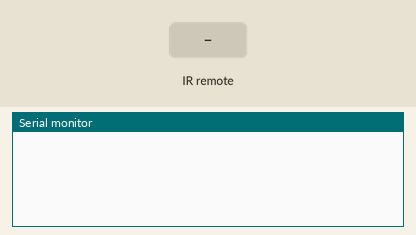
A sketch run on a simulated Arduino Uno, built with avr-gcc and run on an emulated ATmega328P. Shown: the last lines printed to the serial monitor. Inputs (shaded band) come from the test bench.

Above: at 1.2 s.
1.3 s: infrared code 0xF710EF received
At 2.1 s:
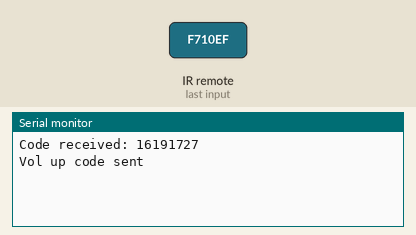
3.0 s: infrared code 0xF77A85 received
At 4.4 s:
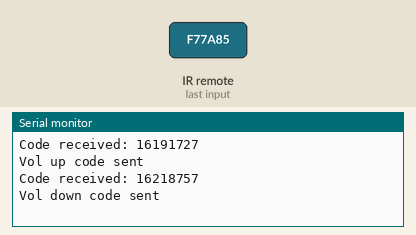
4.7 s: infrared code 0xF7BA45 received
At 5.7 s:
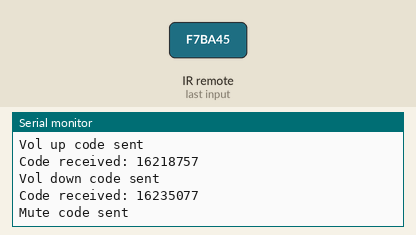
6.3 s: infrared code 0xF78877 received
At 6.9 s:
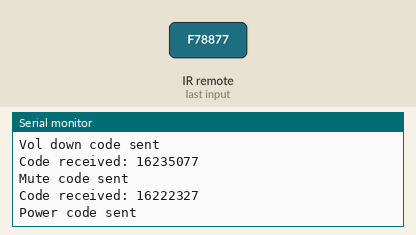
Timing chart, 0 to 8.9 s (numbered marks = the images above; inputs shaded):
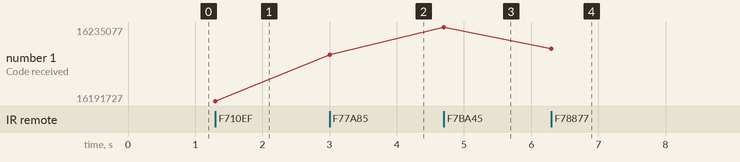

The sketch:

tvremote.ino
```cpp
/*
 TVRemote
 Version: 0.1.1
 */

#include <IRremote.h>

IRsend irsend;
int RECV_PIN = 11;
IRrecv irrecv(RECV_PIN);
decode_results results;

void setup()
{
  Serial.begin(9600);
  irrecv.enableIRIn(); // Start the receiver
}

long unsigned int irCode;

void loop() {
  if (irrecv.decode(&results)) {

      irCode = results.value;
      Serial.print("Code received: ");
      Serial.println(irCode);


    if (irCode == 16191727)
    {
      for (int i = 0; i < 4; i++) {
        irsend.sendNEC(0x20DF40BF, 32); // Vol up
      }
      Serial.println("Vol up code sent");
    }
    else if (irCode == 16218757)
    {
      for (int i = 0; i < 4; i++) {
        irsend.sendNEC(0x20DFC03F, 32); // Vol down
      }
      Serial.println("Vol down code sent");
    }

    else if (irCode == 16235077)
    {
      for (int i = 0; i < 2; i++) {
        irsend.sendNEC(0x20DF906F, 32); // Mute
      }
      Serial.println("Mute code sent");
    }

    else if (irCode == 16222327)
    {
      for (int i = 0; i < 2; i++) {
        irsend.sendNEC(0x20DF10EF, 32); // Power
      }
      Serial.println("Power code sent");
    }

    irrecv.enableIRIn();
    irrecv.resume(); // Receive the next value
  }
}
```

Measured:
- after the input at 1.3 s, the serial monitor: prints a new line at once (image 1)
- after the input at 3.0 s, the serial monitor: prints a new line at once (image 2)
- after the input at 4.7 s, the serial monitor: prints a new line at once (image 3)
- after the input at 6.3 s, the serial monitor: prints a new line at once (image 4)
- plotted number 1: 16191727 → 16218757 after the input at 3.0 s, 16218757 → 16235077 after the input at 4.7 s, 16235077 → 16222327 after the input at 6.3 s
